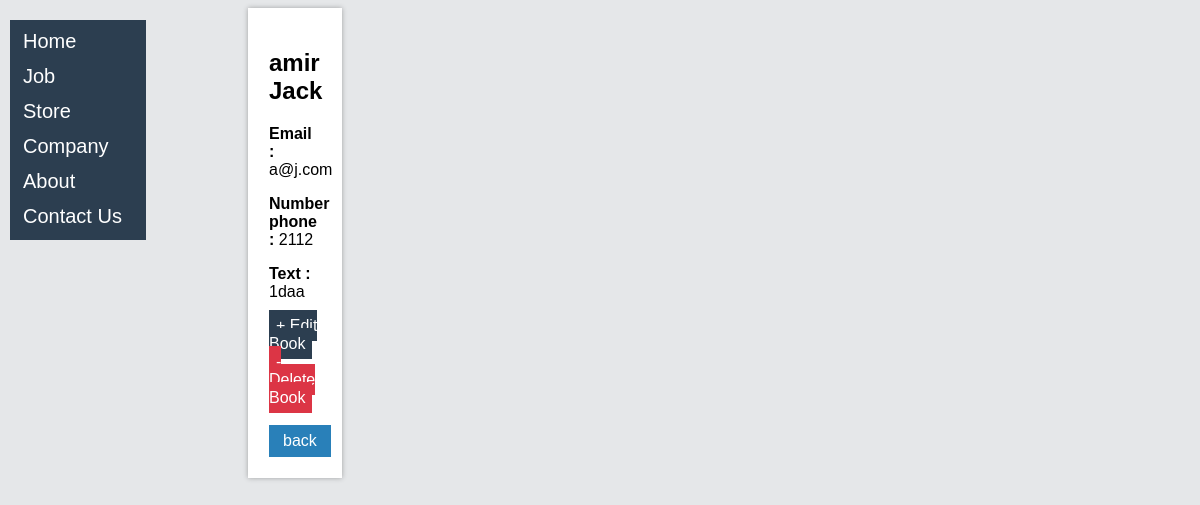
Screenshot of /company/job/12/ with the database file from the repository.
### Company/models.py (models this page shows, shortened)
class Job(models.Model):
    first_name = models.CharField(max_length=10)
    last_name = models.CharField(max_length=30)
    email = models.EmailField()
    phone_number = models.IntegerField()
    text = models.TextField()

### Company/views.py (the view)
# urls.py: path('job/<int:pk>/', job_details.as_view(), name='job_details'),
class job_details(DeleteView):
    model = Job
    template_name = 'job_detile.html'
    context_object_name = 'job_details'

### templates/job_detile.html
{% extends 'base.html' %}
{% block content %}
<div class="main">
    <div class="border_text_list">
        <h2>
            {{job_details.first_name}} {{job_details.last_name}}
        </h2>
        <p>
            <b>Email : </b>{{job_details.email}}
        </p>
        <p>
            <b>Number phone : </b>{{job_details.phone_number}}
        </p>
        <p>
            <b>Text : </b>{{job_details.text}}
        </p>
        <a href="{% url 'job_update' job_details.pk %}" class="button">+ Edit Book</a>
        <a class="button_back" href="{% url 'job_delete_urls' job_details.pk %}">- Delete Book</a>
        <br>
        <br>
        <button class="button_back_details" type="button">
            <a class="button_back_details" href="{% url 'job_list' %}">back</a>
        </button>
    </div>
</div>
{% endblock content %}

### static/css/web_style.css (style rules this page uses)
.main { margin-left: 240px; }
.button { text-decoration: none; background-color: #2C3E50; color: white; border: none; padding: 7px; font-size: 16px; }
.button_back { text-decoration: none; background-color: #DC3545; color: white; border: none; padding: 7px; font-size: 16px; }
.button_back_details { text-decoration: none; background-color: #2980B9; color: white; border: none; padding: 7px; font-size: 16px; }
.border_text_list { border: 1px solid #FFFFFF; margin-right: 850px; padding:20px; box-shadow: 0px 0 5px rgba(0, 0, 0, 0.3); background-color:#FFFFFF; }

### rows the page displays
Job: first_name "amir", last_name "Jack", email "a@j.com", phone_number "2112", text "1daa"
